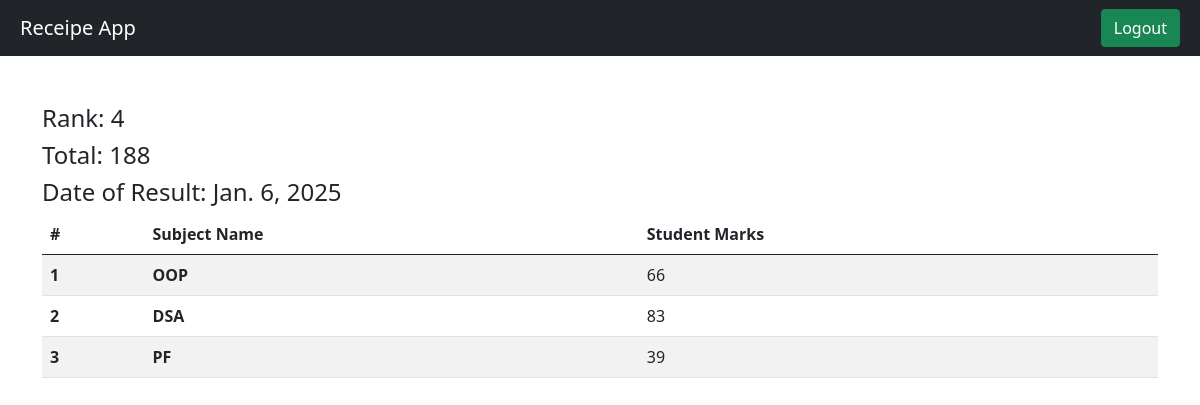
/student/marks/STU-0437 (signed in), run on the app's committed database.
### vege/models.py (models this page shows, shortened)
class SubjectMarks(models.Model):
    student = models.ForeignKey(Student, related_name="studentmarks", on_delete=models.CASCADE)
    subject = models.ForeignKey(Subject, on_delete=models.CASCADE)
    marks = models.IntegerField()
    class meta:
        unique_together = ['student', 'subject']

class Student(models.Model):
    department = models.ForeignKey(Department, related_name="depart", on_delete=models.CASCADE)
    student_id = models.OneToOneField(StudentID, related_name="studentid", on_delete=models.CASCADE)
    student_name = models.CharField(max_length=100)
    student_email = models.EmailField(unique=True)
    student_age = models.IntegerField(default=18)
    student_address = models.TextField()
    class Meta:
        ordering = ['student_name'] # for ordering data in database
        verbose_name = "student" # for table name in database

class ReportCard(models.Model):
    student = models.ForeignKey(Student, related_name="studentreportcard", on_delete=models.CASCADE)
    student_rank = models.IntegerField()
    date_of_report_card_generation = models.DateField(auto_now_add=True)
    class meta:
        unique_together = ['student_rank', 'date_of_report_card_generation']

class Subject(models.Model):
    subject_name = models.CharField(max_length=100)

### vege/views.py (the view)
# urls.py: path('student/marks/<student_id>', see_marks, name='studentMarks'),
@login_required(login_url = "/login/")
def see_marks(request, student_id):
    marks = SubjectMarks.objects.filter(student__student_id__student_id=student_id)
    total_marks = marks.aggregate(total_marks = Sum('marks'))
    return render(request, 'report/marks.html', {'marks': marks, 'total_marks': total_marks})

### vege/templates/report/marks.html
{% extends "base.html" %}
{% block start %}
    <div class="container mt-5">
        <h4>Rank: {{ marks.first.student.studentreportcard.first.student_rank }}</h4>
        <h4>Total: {{ total_marks.total_marks }}</h4>
        <h4>Date of Result: {{ marks.first.student.studentreportcard.first.date_of_report_card_generation }}</h4>
        <table class="table table-striped">
            <thead>
                <tr>
                  <th scope="col">#</th>
                  <th scope="col">Subject Name</th>
                  <th scope="col">Student Marks</th>
                </tr>
            </thead>
            <tbody>
                {% for mark in marks%}
                    <tr>
                        <th scope="row">{{ forloop.counter }}</th>
                        <td><b>{{ mark.subject.subject_name }}</b></td>
                        <td>{{ mark.marks }}</td>
                    </tr>
                {% endfor%}
            </tbody>
        </table>
    </div>
{% endblock%}

### data on the page
SubjectMarks: first.student.studentreportcard.first.student_rank "4", first.student.studentreportcard.first.date_of_report_card_generation "Jan. 6, 2025", subject.subject_name "OOP", marks "66"
SubjectMarks: subject.subject_name "DSA", marks "83"
SubjectMarks: subject.subject_name "PF", marks "39"

### other printed values
{{ total_marks.total_marks }} "188"
